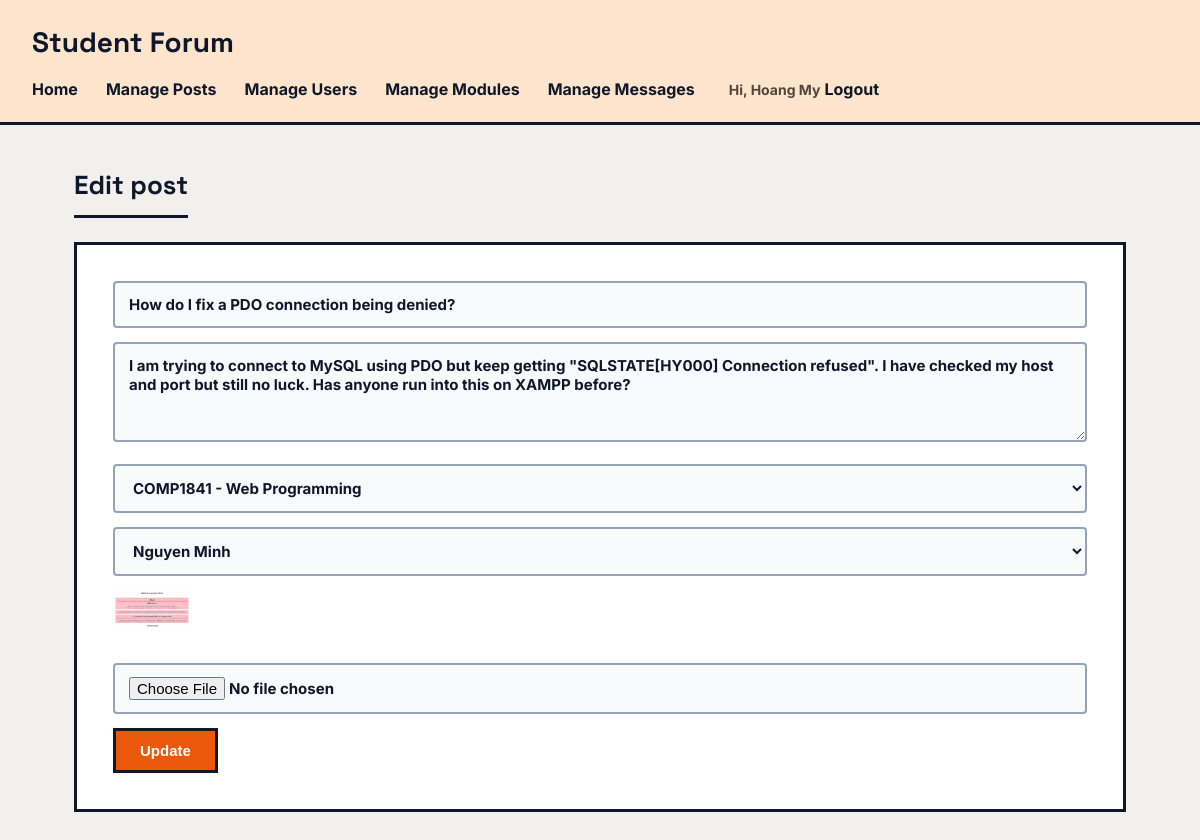
Screenshot of /post_edit.php?id=1 (signed in) with the database file from the repository.
### tables this page shows
CREATE TABLE `posts` (
  `id` int(11) NOT NULL,
  `title` varchar(200) NOT NULL,
  `content` text DEFAULT NULL,
  `image` varchar(255) DEFAULT NULL,
  `user_id` int(11) NOT NULL,
  `module_id` int(11) NOT NULL,
  `created_at` timestamp NOT NULL DEFAULT current_timestamp()
);

CREATE TABLE `modules` (
  `id` int(11) NOT NULL,
  `module_name` varchar(100) NOT NULL
);

CREATE TABLE `users` (
  `id` int(11) NOT NULL,
  `username` varchar(100) NOT NULL,
  `email` varchar(150) NOT NULL,
  `password` varchar(255) NOT NULL DEFAULT '',
  `role` varchar(20) NOT NULL DEFAULT 'student'
);

### post_edit.php (called while the page is built, shortened)
<?php
require 'includes/db_connect.php';
require 'includes/functions.php';
$id = $_GET['id'];
$stmt = $pdo->prepare("SELECT * FROM posts WHERE id = ?");
$stmt->execute([$id]);
$post = $stmt->fetch(PDO::FETCH_ASSOC);
$modules = $pdo->query("SELECT * FROM modules")->fetchAll(PDO::FETCH_ASSOC);
$users = $pdo->query("SELECT * FROM users")->fetchAll(PDO::FETCH_ASSOC);
include 'templates/header.php';
include 'templates/post_edit_view.php';
include 'templates/footer.php';
?>

### includes/functions.php (called while the page is built, shortened)
<?php
function isLoggedIn() {
    return isset($_SESSION['user_id']);
}
function isAdmin() {
    return isLoggedIn() && $_SESSION['role'] == 'admin';
}
?>

### templates/post_edit_view.php (the view, shortened to what this page needs)
<h1>Edit post</h1>
        <div class="form-card">
            <form method="POST" action="post_edit.php?id=<?php echo $post['id']; ?>" enctype="multipart/form-data">
                <input type="text" name="title" value="<?php echo $post['title']; ?>" required>
                <textarea name="content" required><?php echo $post['content']; ?></textarea>
                <select name="module_id" required>
                    <?php foreach ($modules as $module): ?>
                        <option value="<?php echo $module['id']; ?>" <?php if ($module['id'] == $post['module_id']) echo 'selected'; ?>>
                            <?php echo $module['module_name']; ?>
                        </option>
                    <?php endforeach; ?>
                </select>
                <?php if (isAdmin()): ?>
                    <select name="user_id" required>
                        <?php foreach ($users as $user): ?>
                            <option value="<?php echo $user['id']; ?>" <?php if ($user['id'] == $post['user_id']) echo 'selected'; ?>>
                                <?php echo $user['username']; ?>
                            </option>
                        <?php endforeach; ?>
                    </select>
                <?php endif; ?>
                <?php if ($post['image']): ?>
                    <img src="uploads/<?php echo $post['image']; ?>" width="80"><br><br>
                <?php endif; ?>
                <input type="file" name="image">
                <button type="submit" class="btn">Update</button>
            </form>
        </div>

### style.css (style rules this page uses)
* { box-sizing: border-box; }
body { margin: 0; font-family: 'Inter', sans-serif; font-size: 16px; font-weight: 600; background: #F1F0EC; color: #0F172A; line-height: 1.6; }
h1, h2, h3 { font-family: 'Space Grotesk', sans-serif; font-weight: 700; color: #0F172A; margin: 0 0 0.6em; }
h1 { display: inline-block; font-size: 26px; padding-bottom: 8px; border-bottom: 3px solid #0F172A; margin-bottom: 24px; }
.form-card { background: #FFFFFF; border: 3px solid #0F172A; padding: 36px; margin-bottom: 30px; }
.form-card input[type="text"], .form-card input[type="email"], .form-card input[type="password"], .form-card input[type="file"], .form-card select, .form-card textarea { width: 100%; padding: 12px 14px; margin-bottom: 14px; border: 2px solid #94A3B8; border-radius: 4px; font-family: 'Inter', sans-serif; font-size: 15px; font-weight: 700; background: #F8FAFC; color: #0F172A; }
.form-card textarea { min-height: 100px; resize: vertical; }
.btn { display: inline-block; background: #EA580C; color: #FFFFFF; border: 3px solid #0F172A; padding: 11px 24px; border-radius: 0; font-size: 15px; font-weight: 700; cursor: pointer; text-decoration: none; }

### rows the page displays
posts: title "How do I fix a PDO connection being denied?", content "I am trying to connect to MySQL using PDO but keep getting \"SQLSTATE[HY000] Connection refused\". I have checked my host and port but still no luck. Has anyone run into this on XAMPP before?", module_id "COMP1841 - Web Programming", user_id "Nguyen Minh", image (picture)

### other values shown
$_SESSION['username'] "Hoang My"
